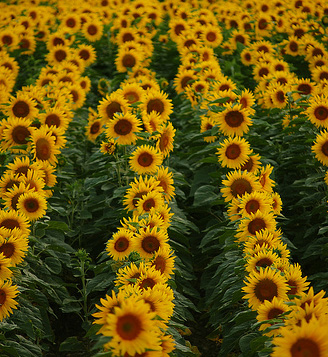
#> input picture sunflowers.jpg, 328 x 357 px
$ python blob_detection.py
#> lines starting #> are read from the running program, lines starting #| are printed output that depends on the picture
### fft2d.py
import numpy as np
import scipy.stats as st

# Gaussian Kernel generation
def gkern(sigma):
    kernlen = 2*int(3 * sigma + 0.5) + 1
    x = np.linspace(-sigma, sigma, kernlen+1)
    kern1d = np.diff(st.norm.cdf(x))
    kern2d = np.outer(kern1d, kern1d)
    return kern2d/kern2d.sum()

class fourier():
    # Fourier 2D fft using 1D fft
    def dft(self, img):
        return np.fft.fft(np.fft.fft(img, axis=0), axis=1)

    def idft(self, img):
        conjugate = np.conj(img)
        reconstruct = self.dft(conjugate)/(img.shape[0]*img.shape[1])

        return reconstruct

### blob_detection.py
import numpy as np
import matplotlib.pyplot as plt
import cv2
import fft2d
import time
import math
from math import sqrt
from scipy import spatial

class laplaceScaleSpace():
    def __init__(self):
        # default values (Initialization only)
        self.numScales = 10
        self.k = 1.25
        self.sigma = 0.5
        self.thresh_percent = 0.035
        self.debug = 0
        self.output_filename = 'result.jpg'

        self.trans = fft2d.fourier()
        self.scaleSpace = []
        self.blobMarkers = []
        self.newImg = []
        self.radiiByScale = []

    def convolveImg(self, image, kernel):
        m,n = image.shape
        p,q = kernel.shape

        ## Align the kernel to the center of the image
        paddedKernel = np.zeros((m,n), dtype='float64')
        try:
            paddedKernel[int(m/2)-int(p/2):int(m/2)+int(p/2)+1, int(n/2)-int(q/2):int(n/2)+int(q/2)+1] = kernel
        except ValueError:
            paddedKernel[int(m/2)-int(p/2):int(m/2)+int(p/2), int(n/2)-int(q/2):int(n/2)+int(q/2)] = kernel

        result = self.trans.dft(image.astype('float64')/255.)*self.trans.dft(paddedKernel.astype('float64'))
        newImg = np.fft.fftshift(np.absolute(self.trans.idft(result)))
        return newImg

    def computeScaleSpace(self, img):
        m,n = img.shape
        if self.debug:
            print('Round, Sigma Value, ScaleSpaceShape')

        for i in range(0, self.numScales):
            scaledsigma = self.sigma * self.k ** (i)
            self.kernel = fft2d.gkern(scaledsigma)
            self.newImg.append(self.convolveImg(img, self.kernel))

            if i > 0:
                self.scaleSpace.append(np.square(self.newImg[i]-self.newImg[i-1]))
                if self.debug:
                    print(i, scaledsigma, np.shape(self.scaleSpace))

        self.radiiByScale = [(i-1)*(20/(self.numScales-2))+2.5 for i in range(1, self.numScales)]

    def getNMS2D(self, img):
        thresh_limit = (np.max(img)-np.min(img))*self.thresh_percent

        kernel = np.ones((3, 3), dtype='float64')
        dilated = cv2.dilate(img, kernel, iterations=1)

        maxima = (img==dilated)*img >= thresh_limit
        return maxima

    def getNMS3D(self, scaleSpace2D):
        maxvalNeighbors = np.copy(scaleSpace2D)
        if self.debug:
            print(np.shape(maxvalNeighbors))
        for i in range(0,(self.numScales-1)):
            if i == 0:
                lowScale = i
                upperScale = i+1
            elif i < (self.numScales-2):
                lowScale = i-1
                upperScale = i+1
            else:
                lowScale = i-1
                upperScale = i

            maxvalNeighbors[i,:,:] = np.amax(maxvalNeighbors[lowScale:upperScale+1,:,:], axis=0)

        originalValMarkers = maxvalNeighbors == scaleSpace2D
        if self.debug:
            print(np.shape(originalValMarkers))
        self.scaleSpace3DNMS = np.multiply(maxvalNeighbors, originalValMarkers)


    def detectBlobs(self, image, NumScales=10, k=1.25, sigma=0.5, thresh_percent=0.035):
        self.numScales = NumScales
        self.k = k
        self.sigma = sigma
        self.thresh_percent = thresh_percent

        self.scaleSpace2DNMS = [[] for i in range(self.numScales-1)]

        ## Laplacian scale space computation
        self.computeScaleSpace(image)
        if self.debug:
            print('Completed - ScaleSpace')

        # 2D NMS computation
        for i in range(0,len(self.scaleSpace)):
            self.scaleSpace2DNMS[i] = self.getNMS2D(np.array(self.scaleSpace[i]))
        if self.debug:
            print('Completed - NMS/threshold')

        self.getNMS3D( self.scaleSpace2DNMS)

        self.displayCircles(image)

    def retblobmarkers(self):
        if self.debug:
            print('Round, TotalMaxima in ScaleSpace, TotalBlobMarkers')
        for i in range(0,len(self.scaleSpace3DNMS)):
            # Finds the location of maxima in the scale space
            inds = np.where(self.scaleSpace3DNMS[i] > 0)
            x = [self.radiiByScale[i] for t in range(0,len(inds[0]))]

            markers = np.zeros((3,len(inds[0])))
            markers[0]=inds[0]
            markers[1]=inds[1]
            markers[2]=x
            markers = np.transpose(markers)
            markers = self.redundancy(markers, 0.001) #0.001

            if i == 0:
                self.blobMarkers = markers
            else:
                self.blobMarkers = np.append(self.blobMarkers, markers, axis=0)

            if self.debug:
                print(i, np.shape(inds), np.shape(self.blobMarkers), self.radiiByScale[i])
        if self.debug:
            print('Completed - Blob Markers')

    def displayCircles(self, image):
        self.retblobmarkers()
        from matplotlib.patches import Circle

        fig,ax = plt.subplots(1)
        ax.set_aspect('equal')
        ax.imshow(image, cmap='gray')

        for coord in self.blobMarkers:

            circ = Circle((coord[1],coord[0]), coord[2], color='r', linewidth=0.5, fill=False)
            ax.add_patch(circ)

        plt.title('%i circles' % len(self.blobMarkers))
        plt.show()

    def blob_overlap(self, blob1, blob2):
        n_dim = len(blob1) - 1
        root_ndim = sqrt(n_dim)

        # radius of two blobs
        r1 = blob1[-1] * root_ndim
        r2 = blob2[-1] * root_ndim

        d = sqrt(np.sum((blob1[:-1] - blob2[:-1])**2))

        #no overlap between two blobs
        if d > r1 + r2:
            return 0
        elif d <= abs(r1 - r2):
            return 1
        else:
            #computing the area of overlap between blobs
            ratio1 = (d ** 2 + r1 ** 2 - r2 ** 2) / (2 * d * r1)
            ratio1 = np.clip(ratio1, -1, 1)
            acos1 = math.acos(ratio1)
            ratio2 = (d ** 2 + r2 ** 2 - r1 ** 2) / (2 * d * r2)
            ratio2 = np.clip(ratio2, -1, 1)
            acos2 = math.acos(ratio2)
            a = -d + r2 + r1
            b = d - r2 + r1
            c = d + r2 - r1
            d = d + r2 + r1
            area = (r1 ** 2 * acos1 + r2 ** 2 * acos2 -0.5 * sqrt(abs(a * b * c * d)))
            return area/(math.pi * (min(r1, r2) ** 2))

    def redundancy(self, blobs_array, overlap):
        sigma = blobs_array[:, -1].max()
        distance = 2 * sigma * sqrt(blobs_array.shape[1] - 1)

        # Binary search to determine all possible pairs of circles for overlap checking
        tree = spatial.cKDTree(blobs_array[:, :-1])
        pairs = np.array(list(tree.query_pairs(distance)))
        if len(pairs) == 0:
            return blobs_array
        else:
            for (i, j) in pairs:
                blob1, blob2 = blobs_array[i], blobs_array[j]
                if self.blob_overlap(blob1, blob2) > overlap:
                    if blob1[-1] > blob2[-1]:
                        blob2[-1] = 0
                    else:
                        blob1[-1] = 0
        return np.array([b for b in blobs_array if b[-1] > 0])


###########
#######
### DRIVER CODE
#######
###########

## Enter the filename for running the blob detection code

filename = 'sunflowers.jpg'
img = cv2.imread(filename, 0)
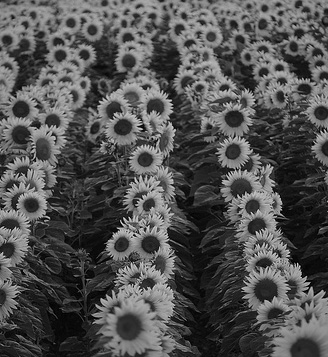
#> img: shape (357, 328); min 0, max 227, mean 81.6

t1 = time.time()
obj = laplaceScaleSpace()
obj.debug = 0 # 1 creates verbose output
obj.output_filename = 'result-'+filename

# Function Parameter Values
# detectBlobs(img, NumScales=10, k=1.25, sigma=0.5, thresh_percent=0.035

if filename == 'butterfly.jpg':
    obj.detectBlobs(img, 5, 1.375*2, 0.78125, 0.013)  #butterfly
elif filename == 'fishes.jpg':
    obj.detectBlobs(img, 4, 1.375*1.5, 0.5, 0.02)  #fishes
elif filename == 'sunflowers.jpg':
    obj.detectBlobs(img, 5, 1.45, 0.5, 0.1)  #sunflowers
#> the loop in computeScaleSpace, `for i in range(0, self.numScales):` made 5 passes
#> pass 1, in convolveImg, `newImg = np.fft.fftshift(np.absolute(self.trans.idft(result)))`:
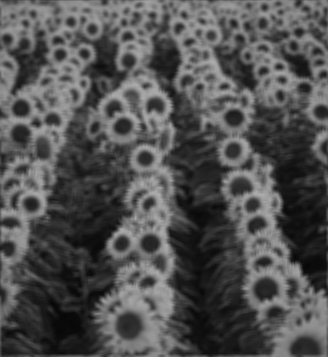
#> newImg: shape (357, 328) float64; min 0.027, max 0.69, mean 0.32
#> after the loop in computeScaleSpace, `for i in range(0, self.numScales):`: self.newImg = 5 items; self.scaleSpace = 4 items
#> in computeScaleSpace, `self.radiiByScale = [(i-1)*(20/(self.numScales-2))+2.5 for i in range(..`: self.radiiByScale = [2.5, 9.17, 15.83, 22.5]
#> the loop in detectBlobs, `for i in range(0,len(self.scaleSpace)):` made 4 passes
#> thresh_limit in getNMS2D on passes 1 to 4: 7.23e-06, 0.00145, 0.00181, 0.000198
#> pass 1, in getNMS2D, `dilated = cv2.dilate(img, kernel, iterations=1)`:
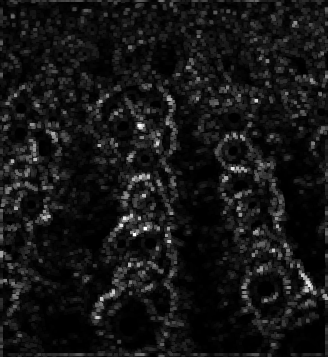
#> dilated: shape (357, 328) float64; min 4.12e-09, max 7.23e-05, mean 6.1e-06; drawn with min black and max white
#> pass 1, in getNMS2D, `maxima = (img==dilated)*img >= thresh_limit`:
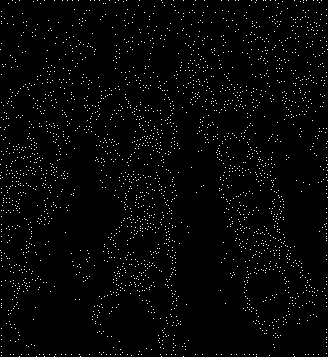
#> maxima: shape (357, 328) bool; 2.2% white in thin lines or dots
#> pass 2, in getNMS2D (call 2), `dilated = cv2.dilate(img, kernel, iterations=1)`:
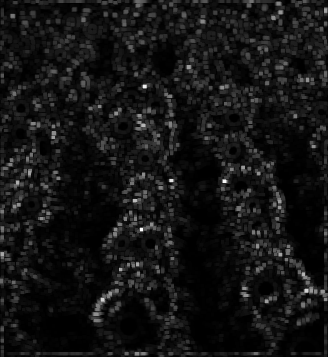
#> dilated: shape (357, 328) float64; min 3.41e-07, max 0.0145, mean 0.00116; drawn with min black and max white
#> pass 2, in getNMS2D (call 2), `maxima = (img==dilated)*img >= thresh_limit`:
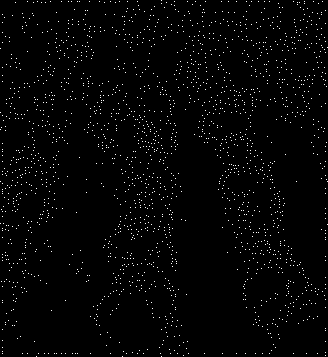
#> maxima: shape (357, 328) bool; 1.8% white in thin lines or dots
#> after the loop in detectBlobs, `for i in range(0,len(self.scaleSpace)):`: self.scaleSpace2DNMS = 4 items
#> the loop in retblobmarkers, `for i in range(0,len(self.scaleSpace3DNMS)):` made 4 passes
#> the loop in displayCircles, `for coord in self.blobMarkers: ` made 796 passes
#> coord on passes 1 to 3: [0, 54, 2.5], [0, 67, 2.5], [0, 78, 2.5]
#> in displayCircles, `plt.show()`:
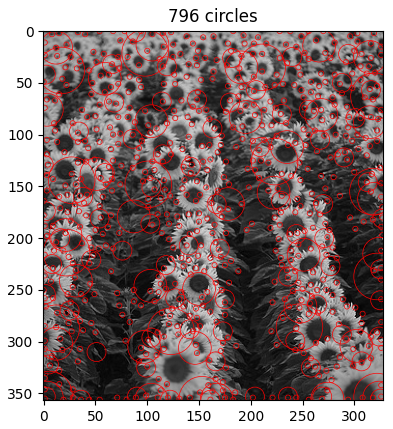
#> figure drawn by matplotlib, 1 panel
elif filename == 'einstein.jpg':
    obj.detectBlobs(img, 5, 2.25, 0.5625, 0.03)  #einstein
else:
    print('Please enter an appropriate filename')

print("Run time = {}s".format(time.time()-t1))
